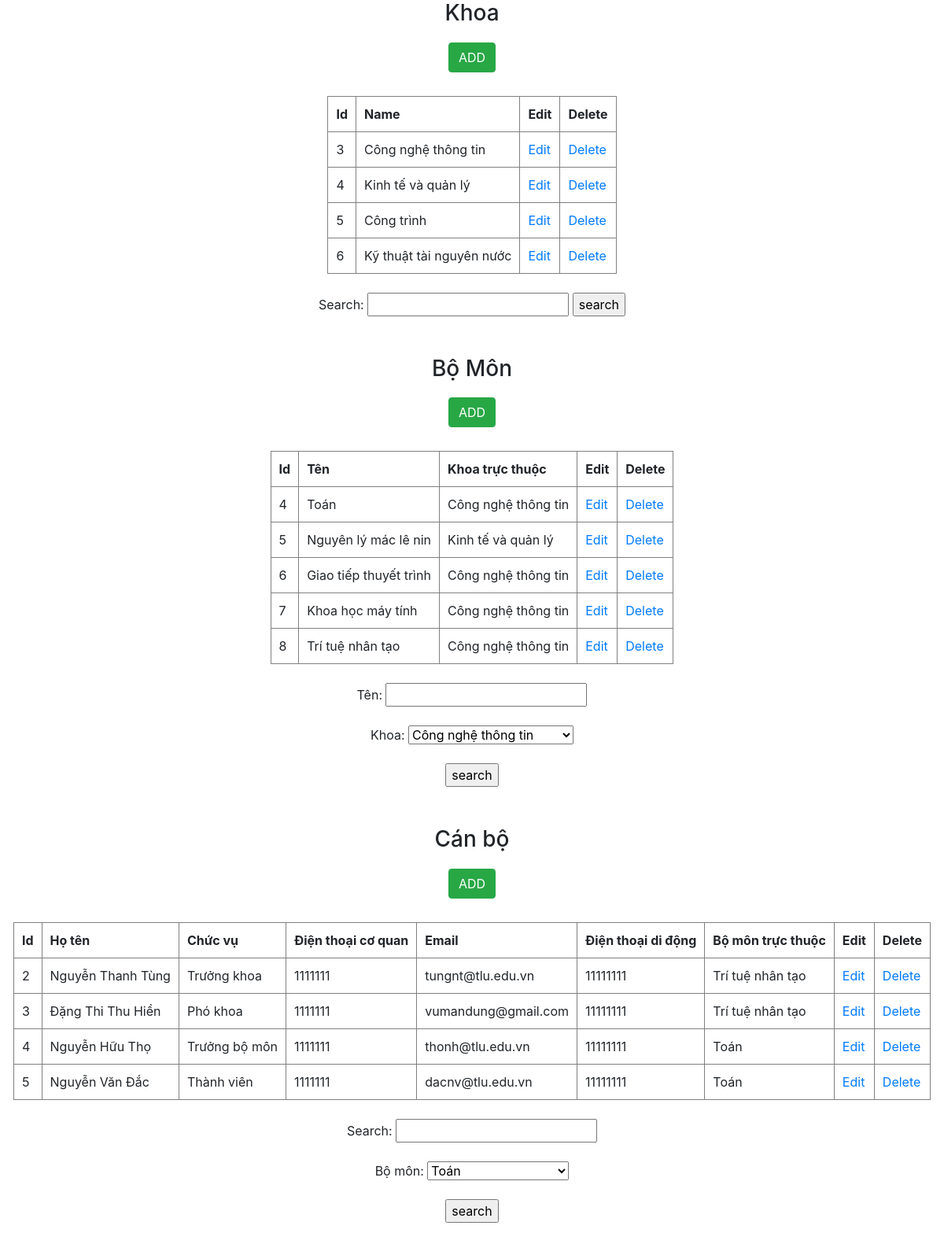
Screenshot of /admin.php (signed in) with the database file from the repository.
### tables this page shows
CREATE TABLE `khoa` (
  `id` int(11) NOT NULL,
  `name` varchar(100) NOT NULL
);

CREATE TABLE `bomon` (
  `id` int(11) NOT NULL,
  `name` varchar(100) NOT NULL,
  `khoa_id` int(11) NOT NULL
);

CREATE TABLE `canbo` (
  `id` int(11) NOT NULL,
  `hoten` varchar(50) NOT NULL,
  `chucvu` varchar(100) NOT NULL,
  `dtcoquan` varchar(11) NOT NULL,
  `email` varchar(50) NOT NULL,
  `dtdidong` varchar(11) NOT NULL,
  `bomon_id` int(11) NOT NULL
);

### admin.php (the view, shortened to what this page needs)
<!DOCTYPE html>
<html lang="en">
<head>
    <link rel="stylesheet" href="https://maxcdn.bootstrapcdn.com/bootstrap/4.0.0-beta.2/css/bootstrap.min.css">
    <link rel="stylesheet" href="https://cdnjs.cloudflare.com/ajax/libs/font-awesome/5.15.1/css/all.min.css" />
</head>
<body>
    <h3>Khoa</h3>
    <div class="button">
        <button class="btn btn-success"><a href="add.php?khoa">ADD</a></button><br>
    </div>
    <table border="1" cellspacing="0" cellpadding="10">
        <tr>
            <th>Id</th>
            <th>Name</th>
            <th>Edit</th>
            <th>Delete</th>
        </tr>
        <?php
            include('connect.php');
            $sql = "SELECT * FROM khoa";
            $result = mysqli_query($connect, $sql);
            if(mysqli_num_rows($result) > 0) {
                while ( $row = mysqli_fetch_assoc($result) ) {
                    echo '<tr>';
                    echo    '<td>'.$row['id'].'</td>';
                    echo    '<td>'.$row['name'].'</td>';
                    echo    ' <td><a href="edit.php?khoaid='.$row['id'].'">Edit</a></td>';
                    echo    '<td><a href="delete.php?khoaid='.$row['id'].'">Delete</a></td>';
                    echo '</tr>';
            }
        }
        ?>
    </table><br>
    <form action="search.php" method="get">
        Search: <input type="text" name="searchkhoa" />
        <input type="submit" name="search1" value="search" />
    </form>
    <h3>Bộ Môn</h3>
    <div class="button"><button class="btn btn-success"><a href="add.php?bomon">ADD</a></button><br></div>
    <table border="1" cellspacing="0" cellpadding="10">
        <tr>
            <th>Id</th>
            <th>Tên</th>
            <th>Khoa trực thuộc</th>
            <th>Edit</th>
            <th>Delete</th>
        </tr>
        <?php
            include('connect.php');
            $sql = "SELECT bomon.id,bomon.name, khoa.name AS khoaname FROM bomon JOIN khoa ON bomon.khoa_id = khoa.id";
            $result = mysqli_query($connect, $sql);
            if(mysqli_num_rows($result) > 0) {
                while ( $row = mysqli_fetch_assoc($result) ) {
                    echo '<tr>';
                    echo    '<td>'.$row['id'].'</td>';
                    echo    '<td>'.$row['name'].'</td>';
                    echo    '<td>'.$row['khoaname'].'</td>';
                    echo    ' <td><a href="edit.php?bomonid='.$row['id'].'">Edit</a></td>';
                    echo    '<td><a href="delete.php?bomonid='.$row['id'].'">Delete</a></td>';
                    echo '</tr>';
                }
            }
        ?>
    </table><br>
    <form action="search.php" method="get">
        Tên: <input type="text" name="searchbomon" /><br><br>
        Khoa: <select name="lockhoa" id="">
            <?php
                include('connect.php');
                $sql = "SELECT * FROM khoa";
                $result = mysqli_query($connect, $sql);
                if(mysqli_num_rows($result) > 0) {
                    while ( $row = mysqli_fetch_assoc($result) ) {
                        echo '<option value="'.$row['id'].'">'.$row['name'].'</option>';
                    }
                }
            ?>
        </select><br><br>
        <input type="submit" name="search2" value="search" />
    </form>
    <h3>Cán bộ</h3>
    <div class="button"><button class="btn btn-success"><a href="add.php?canbo">ADD</a></button><br></div>
    <table border="1" cellspacing="0" cellpadding="10">
        <tr>
            <th>Id</th>
            <th>Họ tên</th>
            <th>Chức vụ</th>
            <th>Điện thoại cơ quan</th>
            <th>Email</th>
            <th>Điện thoại di động</th>
            <th>Bộ môn trực thuộc</th>
            <th>Edit</th>
            <th>Delete</th>
        </tr>
        <?php
            include('connect.php');
            $sql = "SELECT canbo.id, canbo.hoten, canbo.chucvu, canbo.dtcoquan, canbo.email, canbo.dtdidong, bomon.name as bomonname FROM canbo JOIN  bomon ON bomon.id = canbo.bomon_id";
            $result = mysqli_query($connect, $sql);
            if(mysqli_num_rows($result) > 0) {
                while ( $row = mysqli_fetch_assoc($result) ) {
                    echo '<tr>';
                    echo    '<td>'.$row['id'].'</td>';
                    echo    '<td>'.$row['hoten'].'</td>';
                    echo    '<td>'.$row['chucvu'].'</td>';
                    echo    '<td>'.$row['dtcoquan'].'</td>';
                    echo    '<td>'.$row['email'].'</td>';
                    echo    '<td>'.$row['dtdidong'].'</td>';
                    echo    '<td>'.$row['bomonname'].'</td>';
                    echo    '<td><a href="edit.php?canboid='.$row['id'].'">Edit</a></td>';
                    echo    '<td><a href="delete.php?canboid='.$row['id'].'">Delete</a></td>';
                    echo '</tr>';
                }
            }
        ?>
    </table><br>
    <form action="search.php" method="get">
        Search: <input type="text" name="searchcanbo" /><br><br>
        Bộ môn: <select name="locbomon" id="">
            <?php
                include('connect.php');
                $sql = "SELECT * FROM bomon";
                $result = mysqli_query($connect, $sql);
                if(mysqli_num_rows($result) > 0) {
                    while ( $row = mysqli_fetch_assoc($result) ) {
                        echo '<option value="'.$row['id'].'">'.$row['name'].'</option>';
                    }
                }
            ?>
        </select><br><br>
        <input type="submit" name="search3" value="search" />
    </form>
</body>
</html>

### admin.php (style rules this page uses)
h3 { text-align: center; }
table { margin: 0 auto; }
form { text-align: center; margin-bottom: 50px; }
.button { text-align: center; margin: 20px 0px 30px 0px; }
.button a { text-decoration: none; color: #ffffff; }

### rows the page displays
khoa: id "3", name "Công nghệ thông tin"
khoa: id "4", name "Kinh tế và quản lý"
khoa: id "5", name "Công trình"
khoa: id "6", name "Kỹ thuật tài nguyên nước"
bomon: id "4", name "Toán", khoa.name "Công nghệ thông tin"
bomon: id "5", name "Nguyên lý mác lê nin", khoa.name "Kinh tế và quản lý"
bomon: id "6", name "Giao tiếp thuyết trình", khoa.name "Công nghệ thông tin"
bomon: id "7", name "Khoa học máy tính", khoa.name "Công nghệ thông tin"
bomon: id "8", name "Trí tuệ nhân tạo", khoa.name "Công nghệ thông tin"
canbo: id "2", hoten "Nguyễn Thanh Tùng", chucvu "Trưởng khoa", dtcoquan "1111111", email "tungnt@tlu.edu.vn", dtdidong "11111111", bomon.name "Trí tuệ nhân tạo"
canbo: id "3", hoten "Đặng Thi Thu Hiền", chucvu "Phó khoa", dtcoquan "1111111", email "vumandung@gmail.com", dtdidong "11111111", bomon.name "Trí tuệ nhân tạo"
canbo: id "4", hoten "Nguyễn Hữu Thọ", chucvu "Trưởng bộ môn", dtcoquan "1111111", email "thonh@tlu.edu.vn", dtdidong "11111111", bomon.name "Toán"
canbo: id "5", hoten "Nguyễn Văn Đắc", chucvu "Thành viên", dtcoquan "1111111", email "dacnv@tlu.edu.vn", dtdidong "11111111", bomon.name "Toán"

### other values shown
form field lockhoa "Công nghệ thông tin"
form field locbomon "Toán"
